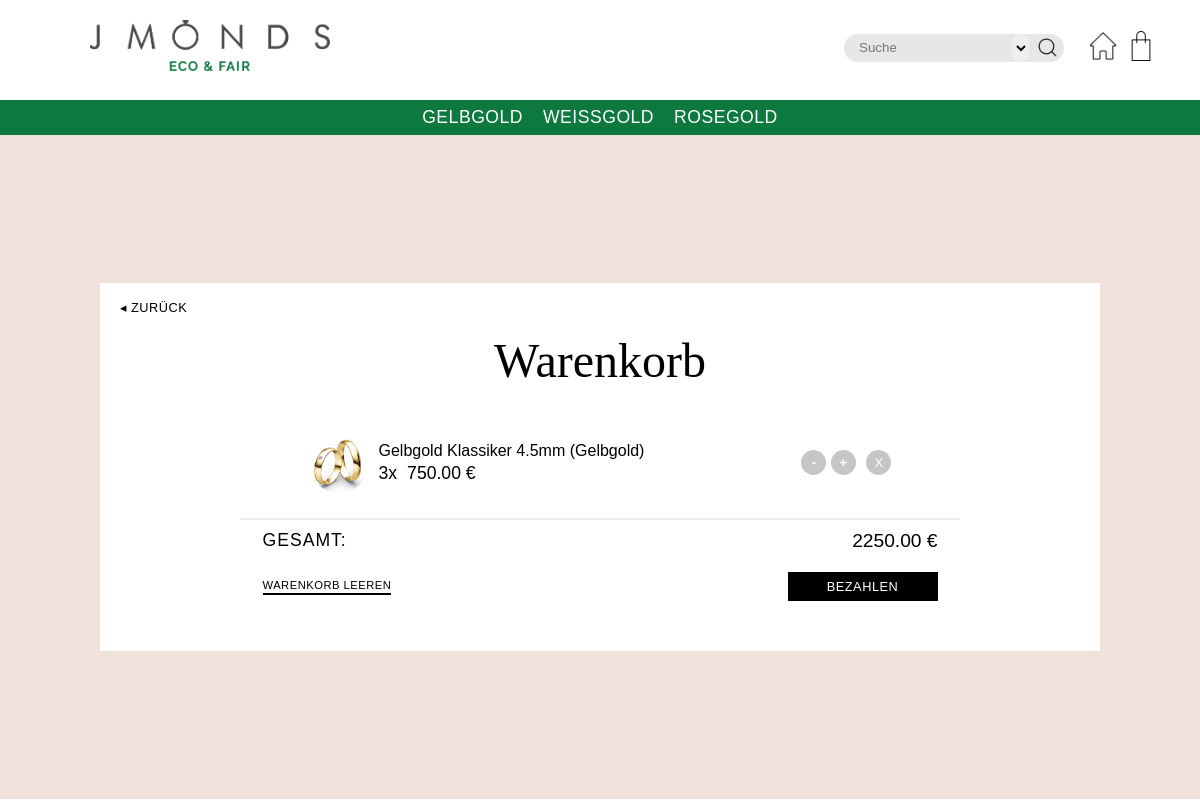
The page /cart/show/ (signed in) on the database as committed earlier.
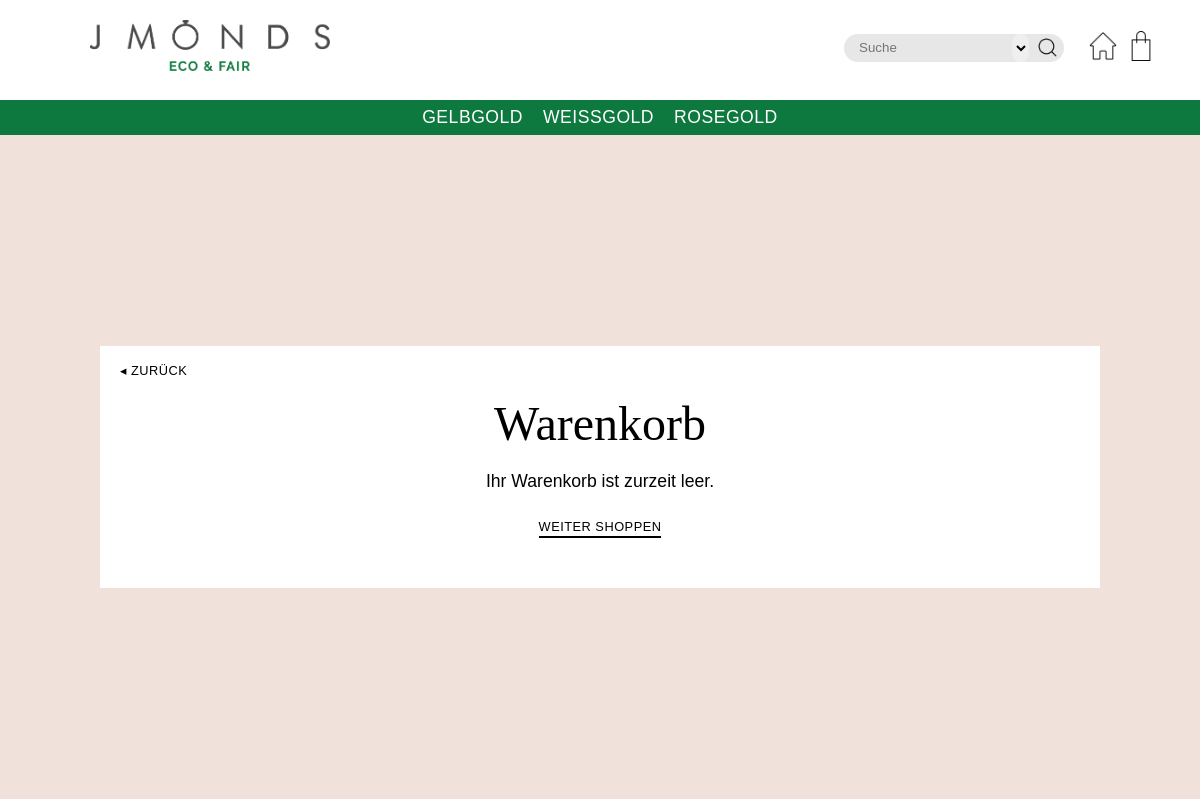
The same page on the database as committed later.
### Cart/models.py (models this page shows)
class CartItem(models.Model):
    product_id = models.IntegerField()
    product_name = models.CharField(max_length=1000)
    product_img_url = models.CharField(max_length=1000)
    price = models.DecimalField(decimal_places=2, max_digits=10)
    quantity = models.IntegerField(default=1)
    cart = models.ForeignKey(Cart, on_delete=models.CASCADE)

### Cart/views.py (the view)
# urls.py: path('show/', views.show_cart, name="cart-show"),
def show_cart(request):
    if request.method == 'POST':
        if request.POST.__contains__('search_input'):
            return search_script(request)
        if 'empty' in request.POST:
            if request.user.id is not None:
                Cart.objects.get(user_elem=request.user).delete()
            else:
                Cart.objects.get(user_ip=get_client_ip(request), user_elem=None).delete()
            context = {
                'cart_is_empty': True,
                'cart_items': None,
                'amount': 0.0
            }
            return render(request, 'cart.html', context)
        elif 'pay' in request.POST:
            return redirect('cart-pay')
        elif 'change_quantity_add' in request.POST:
            return change_quantity(request, True)
        elif 'change_quantity_rem' in request.POST:
            return change_quantity(request, False)
        elif 'remove_item' in request.POST:
            if request.user.id is not None:
                cart = Cart.objects.get(user_elem=request.user)
            else:
                cart = Cart.objects.get(user_ip=get_client_ip(request), user_elem=None)
            CartItem.objects.get(cart=cart, product_id=request.POST.get('remove_item')).delete()
            return redirect('cart-show')
    else:
        cart_is_empty = True
        cart_items = None
        total = Decimal(0.0)
        user_ip = get_client_ip(request)
        if request.user.id is None:
            carts = Cart.objects.filter(user_ip=user_ip, user_elem=None)
        else:
            cart_merge(request)
            carts = Cart.objects.filter(user_elem=request.user)
        if carts:
            cart = carts.first()
            cart_is_empty = len(CartItem.objects.filter(cart=cart)) <= 0
            cart_items = CartItem.objects.filter(cart=cart)
            total = cart.get_total()
        context = {
            'cart_is_empty': cart_is_empty,
            'cart_items': cart_items,
            'total': total
        }
        return render(request, 'cart.html', context)

### Cart/models.py (called while the page is built)
    def get_total(self):
        total = Decimal(0.0)
        cart_items = CartItem.objects.filter(cart=self)
        for elem in cart_items:
            total += elem.price * elem.quantity
        return total

### Cart/views.py (called while the page is built, shortened)
def cart_merge(request):
    if request.user.id is None:
        return
    account_cart = Cart.objects.filter(user_elem=request.user).first()
    ip_cart = Cart.objects.filter(user_ip=get_client_ip(request), user_elem=None).first()
    if account_cart is None and ip_cart is not None:
        account_cart = Cart.objects.create(user_elem=request.user, user_ip=get_client_ip(request))

### static/script/utility.py (called while the page is built)
def get_client_ip(request):
    x_forwarded_for = request.META.get('HTTP_X_FORWARDED_FOR')
    if x_forwarded_for:
        ip = x_forwarded_for.split(',')[0]
    else:
        ip = request.META.get('REMOTE_ADDR')
    return ip

### Cart/templates/cart.html (shortened to what this page needs)
{% extends 'base.html' %}
{% load static %}
{% block bodyContent %}
    <div id="mm-page">
        <div class="mm-page__inner-wrapper cart-page">
            <a class="tertiary-btn back-btn" href="{% url 'landing-page' %}">&#9666; Zurück</a>
            <h2>Warenkorb</h2>
            {% if cart_is_empty %}
                <p class="empty-cart-text">Ihr Warenkorb ist zurzeit leer.</p>
                <a href="{% url 'landing-page' %}" class="secondary-btn">Weiter shoppen</a>
            {% else %}
                <ul id="cart-container">
                    {% for item in cart_items %}
                        <li class="cart-elem">
                            <div>
                                <div class="product-img-wrapper">
                                    <img src="{% static item.product_img_url %}" alt="Produkt Bild">
                                </div>
                                <div class="product-info-wrapper">
                                    <a href="{% url 'ring_detail' pk=item.product_id %}" class="product-name">{{ item.product_name }}</a>
                                    <div class="product-quantity-price-wrapper">
                                        <p>{{ item.quantity }}x</p>
                                        <p>{{ item.price }} €</p>
                                    </div>
                                </div>
                            </div>
                            <div>
                                <div>
                                    <button class="cq_rem_btn" name="change_quantity_rem" value="{{ item.product_id }}">-</button>
                                    <button class="cq_add_btn" name="change_quantity_add" value="{{ item.product_id }}">+</button>
                                </div>
                                <div>
                                    <button class="remove_item_btn" name="remove_item" value="{{ item.product_id }}">X</button>
                                </div>
                            </div>
                        </li>
                    {% endfor %}
                </ul>
                <div class="cart-total-wrapper">
                    <h4>Gesamt:</h4>
                    <h4>{{ total }} €</h4>
                </div>
                <form method="POST" class="cart-final-btn-wrapper">
                    <button type="submit" name="empty" class="secondary-btn">Warenkorb leeren</button>
                    <button type="submit" name="pay" class="btn inverted">Bezahlen</button>
                </form>
            {% endif %}
        </div>
    </div>
{% endblock %}

Rows that differ between the two databases and show on the page:
removed CartItem: product_img_url (picture), product_name "Gelbgold Klassiker 4.5mm (Gelbgold)", quantity "3", price "750.00", {{ item.product_id }} 2 (drawn)
Other text that changed with them:
{{ total }}: "2250.00" → (not shown)
text no longer shown: "GESAMT: € WARENKORB LEEREN BEZAHLEN"
text now shown: "Ihr Warenkorb ist zurzeit leer. WEITER SHOPPEN"
